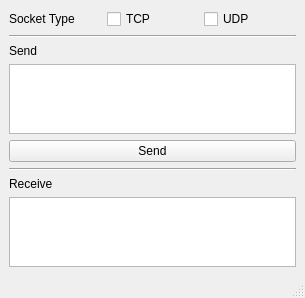
<?xml version="1.0" encoding="UTF-8"?>
<ui version="4.0">
 <class>MainWindow</class>
 <widget class="QMainWindow" name="MainWindow">
  <property name="geometry">
   <rect>
    <x>0</x>
    <y>0</y>
    <width>305</width>
    <height>279</height>
   </rect>
  </property>
  <property name="windowTitle">
   <string>CE30 Network Interface Debugger</string>
  </property>
  <widget class="QWidget" name="centralwidget">
   <layout class="QGridLayout" name="gridLayout">
    <item row="0" column="0">
     <layout class="QHBoxLayout" name="horizontalLayout">
      <item>
       <widget class="QLabel" name="label">
        <property name="text">
         <string>Socket Type</string>
        </property>
       </widget>
      </item>
      <item>
       <widget class="QCheckBox" name="TCPCheckBox">
        <property name="text">
         <string>TCP</string>
        </property>
       </widget>
      </item>
      <item>
       <widget class="QCheckBox" name="UDPCheckBox">
        <property name="text">
         <string>UDP</string>
        </property>
       </widget>
      </item>
     </layout>
    </item>
    <item row="1" column="0">
     <widget class="Line" name="line">
      <property name="orientation">
       <enum>Qt::Horizontal</enum>
      </property>
     </widget>
    </item>
    <item row="2" column="0">
     <widget class="QLabel" name="label_2">
      <property name="text">
       <string>Send</string>
      </property>
     </widget>
    </item>
    <item row="3" column="0">
     <widget class="QPlainTextEdit" name="plainTextEdit"/>
    </item>
    <item row="4" column="0">
     <widget class="QPushButton" name="SendPushButton">
      <property name="text">
       <string>Send</string>
      </property>
     </widget>
    </item>
    <item row="5" column="0">
     <widget class="Line" name="line_2">
      <property name="orientation">
       <enum>Qt::Horizontal</enum>
      </property>
     </widget>
    </item>
    <item row="6" column="0">
     <widget class="QLabel" name="label_3">
      <property name="text">
       <string>Receive</string>
      </property>
     </widget>
    </item>
    <item row="7" column="0">
     <widget class="QPlainTextEdit" name="plainTextEdit_2"/>
    </item>
    <item row="8" column="0">
     <spacer name="verticalSpacer">
      <property name="orientation">
       <enum>Qt::Vertical</enum>
      </property>
      <property name="sizeHint" stdset="0">
       <size>
        <width>20</width>
        <height>40</height>
       </size>
      </property>
     </spacer>
    </item>
   </layout>
  </widget>
  <widget class="QMenuBar" name="menubar">
   <property name="geometry">
    <rect>
     <x>0</x>
     <y>0</y>
     <width>305</width>
     <height>17</height>
    </rect>
   </property>
  </widget>
  <widget class="QStatusBar" name="statusbar"/>
 </widget>
 <resources/>
 <connections/>
</ui>
